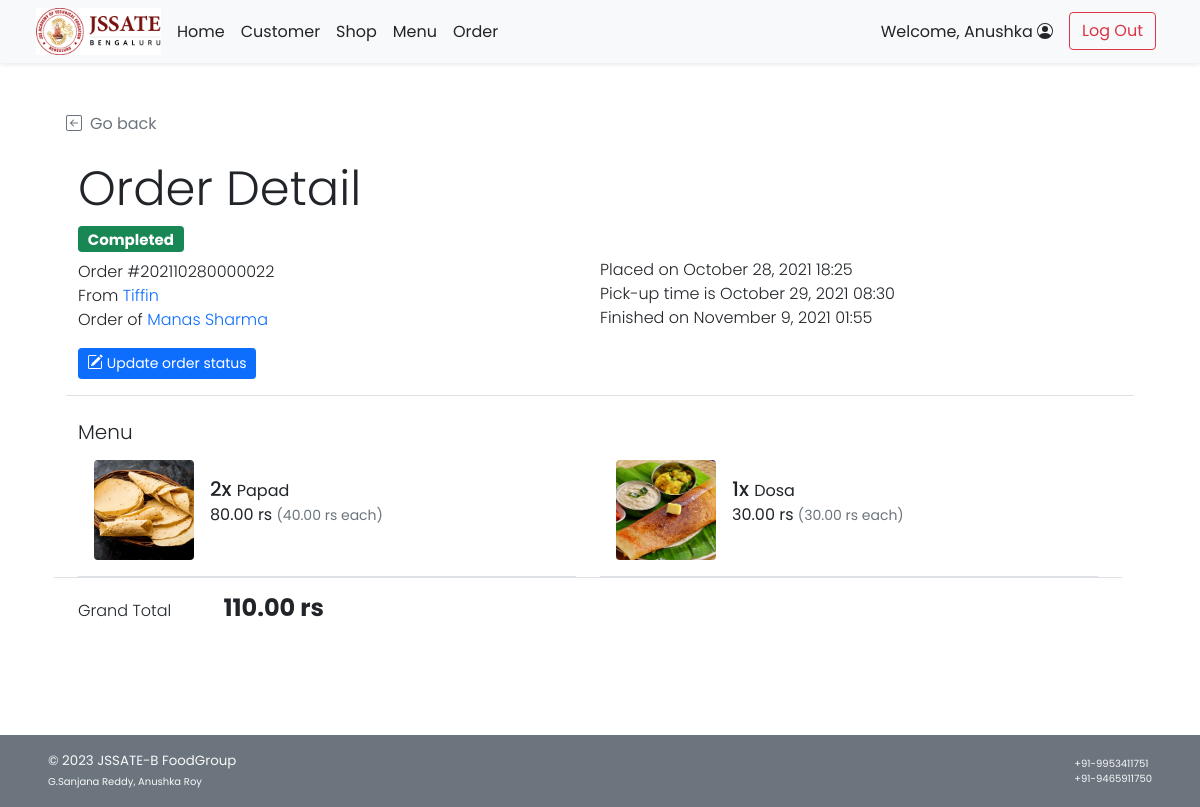
Page /admin/admin_order_detail.php?orh_id=22 (signed in) on the committed database.
### tables this page shows
CREATE TABLE `order_header` (
  `orh_id` int(11) NOT NULL,
  `orh_refcode` varchar(15) DEFAULT NULL,
  `c_id` int(11) NOT NULL,
  `s_id` int(11) NOT NULL,
  `orh_ordertime` timestamp NOT NULL DEFAULT current_timestamp(),
  `orh_pickuptime` datetime NOT NULL,
  `orh_orderstatus` varchar(10) NOT NULL,
  `orh_finishedtime` datetime DEFAULT NULL
);

CREATE TABLE `shop` (
  `s_id` int(11) NOT NULL,
  `s_name` varchar(100) NOT NULL,
  `s_location` varchar(100) NOT NULL,
  `s_openhour` time NOT NULL,
  `s_closehour` time NOT NULL,
  `s_status` tinyint(4) NOT NULL DEFAULT 1 COMMENT 'Shop ready for taking an order or not (True for open, False for close)',
  `s_preorderStatus` tinyint(4) NOT NULL DEFAULT 1 COMMENT 'Shop is ready for tomorrow pre-order or not',
  `s_phoneno` varchar(45) NOT NULL,
  `s_pic` text DEFAULT NULL
);

CREATE TABLE `customer` (
  `c_id` int(11) NOT NULL,
  `c_username` varchar(45) NOT NULL,
  `c_pwd` varchar(45) NOT NULL,
  `c_firstname` varchar(45) NOT NULL,
  `c_lastname` varchar(45) NOT NULL,
  `c_email` varchar(100) NOT NULL,
  `c_gender` varchar(1) NOT NULL COMMENT 'M for Male, F for Female',
  `c_type` varchar(3) NOT NULL COMMENT 'Type of customer in this canteen (STD for student, INS for instructor, STF for staff, GUE for guest, ADM for admin, OTH for other)'
);

CREATE TABLE `order_detail` (
  `ord_id` int(11) NOT NULL,
  `orh_id` int(11) NOT NULL,
  `f_id` int(11) NOT NULL,
  `ord_amount` int(11) NOT NULL,
  `ord_buyprice` decimal(6,2) NOT NULL COMMENT 'To keep the snapshot of selected menu cost at the time of the purchase.',
  `ord_note` text DEFAULT NULL
);

CREATE TABLE `food` (
  `f_id` int(11) NOT NULL,
  `s_id` int(11) NOT NULL,
  `f_name` varchar(100) NOT NULL,
  `f_price` decimal(6,2) NOT NULL,
  `f_todayavail` tinyint(4) NOT NULL DEFAULT 1 COMMENT 'Food is available to order or not',
  `f_preorderavail` tinyint(4) NOT NULL DEFAULT 1,
  `f_pic` text DEFAULT NULL
);

### admin/admin_order_detail.php (the view, shortened to what this page needs)
<!DOCTYPE html>
<html lang="en">
<head>
    <?php
        include("../conn_db.php");
        include('../head.php');
    ?>
    <link href="../css/main.css" rel="stylesheet">
    <link href="../css/menu.css" rel="stylesheet">
</head>
<body class="d-flex flex-column h-100">
    <?php include('nav_header_admin.php')?>
    <div class="container px-5 py-4" id="cart-body">
        <div class="row my-4 border-bottom">
            <a class="nav nav-item text-decoration-none text-muted mb-2" href="#" onclick="history.back();">
                <i class="bi bi-arrow-left-square me-2"></i>Go back
            </a>
            <h2 class="pt-3 display-5">Order Detail</h2>
            <?php
                $orh_id = $_GET["orh_id"];
                $orh_query = "SELECT * FROM order_header WHERE orh_id = {$orh_id}";
                $orh_arr = $mysqli -> query($orh_query) -> fetch_array();
            ?>
            <div class="row row-cols-1 row-cols-md-2">
                <div class="col mb-2 mb-md-0">
                    <ul class="list-unstyled fw-light">
                        <li class="list-item mb-2">
                            <?php if($orh_arr["orh_orderstatus"]=="ACPT"){ ?>
                            <h5><span class="fw-bold badge bg-info text-dark">Accepted</span></h5>
                            <?php }else if($orh_arr["orh_orderstatus"]=="PREP"){ ?>
                            <h5><span class="fw-bold badge bg-warning text-dark">Preparing</span></h5>
                            <?php }else if($orh_arr["orh_orderstatus"]=="RDPK"){ ?>
                            <h5><span class="fw-bold badge bg-primary text-white">Ready to pick up</span></h5>
                            <?php }else if($orh_arr["orh_orderstatus"]=="FNSH"){?>
                            <h5><span class="fw-bold badge bg-success text-white">Completed</span></h5>
                            <?php } ?>
                        </li>
                        <li class="list-item">Order #<?php echo $orh_arr["orh_refcode"];?></li>
                        <li class="list-item">From
                            <a class="text-decoration-none link-primary"
                                href="admin_shop_detail.php?c_id=<?php echo $orh_arr['s_id']?>">
                                <?php
                                $shop_query = "SELECT s_name FROM shop WHERE s_id = {$orh_arr['s_id']};";
                                $shop_arr = $mysqli -> query($shop_query) -> fetch_array();
                                echo $shop_arr["s_name"];
                            ?>
                            </a>
                        </li>
                        <li class="list-item">Order of
                            <a class="text-decoration-none link-primary"
                                href="admin_customer_detail.php?c_id=<?php echo $orh_arr['c_id']?>">
                                <?php
                                $cust_query = "SELECT c_firstname,c_lastname FROM customer WHERE c_id = {$orh_arr['c_id']};";
                                $cust_arr = $mysqli -> query($cust_query) -> fetch_array();
                                echo $cust_arr["c_firstname"]." ".$cust_arr["c_lastname"];
                            ?>
                            </a>
                        </li>
                    </ul>
                </div>
                <div class="col">
                    <ul class="list-unstyled fw-light">
                        <?php
                            $od_placedate = (new Datetime($orh_arr["orh_ordertime"])) -> format("F j, Y H:i");
                            $od_pickupdate = (new Datetime($orh_arr["orh_pickuptime"])) -> format("F j, Y H:i");
                        ?>
                        <li class="mb-2">&nbsp;</li>
                        <li>Placed on <?php echo $od_placedate;?></li>
                        <li>Pick-up time is <?php echo $od_pickupdate;?></li>
                        <?php if($orh_arr["orh_orderstatus"]!="FNSH"){ ?>
                        <li>The order is not finish yet.</li>
                        <?php }else{
                            $od_finishtime = (new Datetime($orh_arr["orh_finishedtime"])) -> format("F j, Y H:i");
                        ?>
                        <li>Finished on <?php echo $od_finishtime;?></li>
                        <?php } ?>
                    </ul>
                </div>
            </div>
            <div class="row mb-3">
                <div class="col">
                <a class="btn btn-sm btn-primary mt-2 mt-md-0" href="admin_order_update.php?orh_id=<?php echo $_GET["orh_id"]?>">
                Update order status
                </a>
                </div>
            </div>
        </div>
        <div class="row mb-5">
            <div class="col">
                <div class="row row-cols-1">
                    <div class="col">
                        <h5 class="fw-light">Menu</h5>
                    </div>
                    <div class="col row row-cols-1 row-cols-md-2 border-bottom">
                        <?php
                            $ord_query = "SELECT f.f_id,f.f_name,f.f_pic,ord.ord_amount,ord.ord_buyprice,ord_note FROM order_detail ord INNER JOIN food f ON ord.f_id = f.f_id WHERE ord.orh_id = {$orh_id}";
                            $ord_result = $mysqli -> query($ord_query);
                            while($ord_row = $ord_result -> fetch_array()){
                        ?>
                        <div class="col">
                            <ul class="list-group">
                                <a class="text-decoration-none"
                                    href="admin_food_detail.php?f_id=<?php echo $ord_row["f_id"]?>">
                                    <li
                                        class="list-group-item d-flex border-0 pb-3 border-bottom w-100 justify-content-between align-items-center">
                                        <div class="image-parent">
                                            <img <?php
                                            if(is_null($ord_row["f_pic"])){echo "src='../img/default.png'";}
                                            else{echo "src=\"../img/{$ord_row['f_pic']}\"";}
                                        ?> class="img-fluid rounded"
                                                style="width: 100px; height:100px; object-fit:cover;"
                                                alt="<?php echo $ord_row["f_name"]?>">
                                        </div>
                                        <div class="ms-3 me-auto">
                                            <div class="fw-normal"><span class="h5"><?php echo $ord_row["ord_amount"]?>x
                                                </span><?php echo $ord_row["f_name"]?>
                                                <p><?php printf("%.2f rs <small class='text-muted'>(%.2f rs each)</small>",$ord_row["ord_buyprice"]*$ord_row["ord_amount"],$ord_row["ord_buyprice"]);?><br />
                                                </p>
                                            </div>
                                        </div>
                                    </li>
                                </a>
                            </ul>
                        </div>
                        <?php } ?>
                    </div>
                    <div class="col my-3">
                        <ul class="list-inline justify-content-between">
                            <li class="list-inline-item fw-light me-5">Grand Total</li>
                            <li class="list-inline-item fw-bold h4">
                                <?php
                                    $gt_query = "SELECT SUM(ord_amount*ord_buyprice) AS gt FROM order_detail WHERE orh_id = {$orh_id}";
                                    $gt_arr = $mysqli -> query($gt_query) -> fetch_array();
                                    printf("%.2f rs",$gt_arr["gt"]);
                                ?>
                            </li>
                        </ul>
                    </div>
                </div>
            </div>
        </div>
    </div>
    <footer
        class="footer d-flex flex-wrap justify-content-between align-items-center px-5 py-3 mt-auto bg-secondary text-light">
        <span class="smaller-font">&copy; 2023 JSSATE-B FoodGroup <br /><span class="xsmall-font">G.Sanjana Reddy, Anushka Roy</span></span>
        <span class="xsmall-font"> +91-9953411751 <br /><span class="xsmall-font">+91-9465911750</span></span>
    </footer>
</body>
</html>

### css/main.css (style rules this page uses)
html { height: 100%; }
body { height: 100%; padding-top: 4rem; margin-bottom: -50px; font-family: 'Poppins', 'Noto Sans Thai', sans-serif; }
a { cursor: pointer; }
.bi { vertical-align: -.125em; fill: currentColor; }
.text-white { color: white; }
.smaller-font { font-size: smaller; }
.xsmall-font { font-size: x-small; }

### css/menu.css (style rules this page uses)
html, body { height: 100%; }
.image-parent { max-width: 100px; }

### rows in the picture
order_header: orh_refcode "202110280000022", orh_ordertime "October 28, 2021 18:25", orh_pickuptime "October 29, 2021 08:30", orh_finishedtime "November 9, 2021 01:55"
shop: s_name "Tiffin"
customer: c_firstname "Manas", c_lastname "Sharma"
order_detail: f.f_pic (picture), ord_amount "2", f.f_name "Papad", $ord_row["ord_buyprice"]*$ord_row["ord_amount"] "80.00", ord_buyprice "40.00"
order_detail: f.f_pic (picture), ord_amount "1", f.f_name "Dosa", $ord_row['ord_buyprice']*$ord_row['ord_amount'] "30.00", ord_buyprice "30.00"

### other values in the picture
$_SESSION['firstname'] "Anushka"
$gt_arr["gt"] "110.00"
